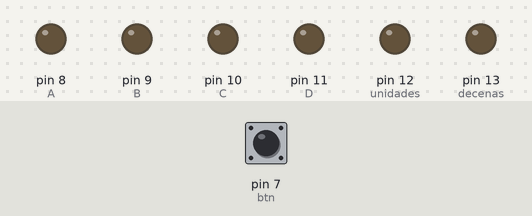
The sketch below on a simulated Arduino Uno, built with avr-gcc and run on an emulated ATmega328P. Shown: output pins drawn as LEDs (lit = HIGH). The test bench sets the inputs (shaded band); at power-on: pin 7 (btn) HIGH.

Above: at 1.2 s.
1.3 s: pin 7 (btn) pulled LOW for 1 s
At 3.3 s:
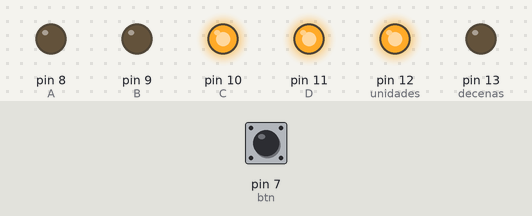
4.0 s: pin 7 (btn) pulled LOW for 0.15 s
At 4.9 s:
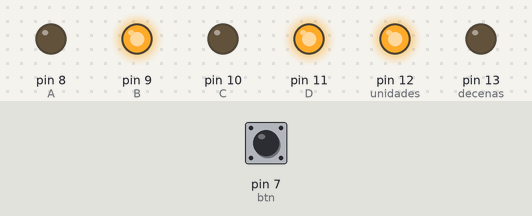
6.1 s: pin 7 (btn) pulled LOW for 0.15 s
At 7.7 s:
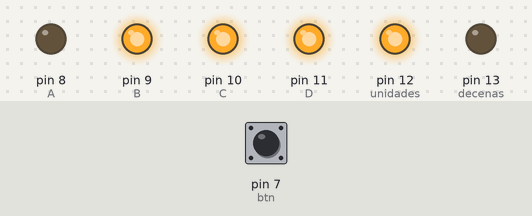
8.2 s: pin 7 (btn) pulled LOW for 3.2 s
At 12.6 s:
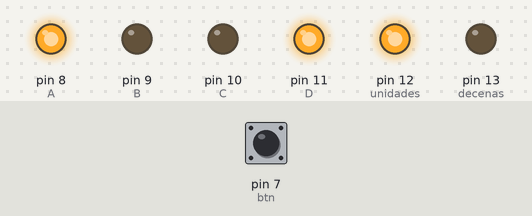
12.9 s: pin 7 (btn) pulled LOW for 1 s
At 13.5 s:
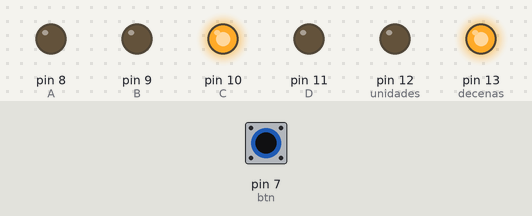
15.4 s: pin 7 (btn) pulled LOW for 3.2 s
At 17.8 s:
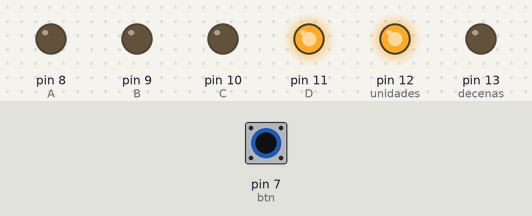
Timing chart, 0 to 19.9 s (numbered marks = the images above; inputs shaded):
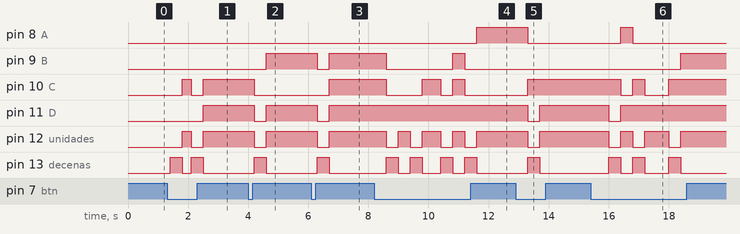

Measured:
- after the input at 1.3 s, pin 10 (C), pin 12 (unidades): LOW → HIGH after 0.50 s, → LOW 0.30 s later, → HIGH 0.40 s later; pin 11 (D): LOW → HIGH after 1.2 s; pin 13 (decenas): alternates HIGH for 0.40 s and LOW for 0.30 s, 4 changes in all, then stays LOW, starting after 0.10 s
- after the input at 4.0 s, pin 9 (B): LOW → HIGH after 0.60 s; pin 10 (C): HIGH → LOW after 0.20 s; pin 11 (D), pin 12 (unidades): HIGH → LOW after 0.20 s, → HIGH 0.40 s later; pin 13 (decenas): LOW → HIGH after 0.20 s, → LOW 0.40 s later
- after the input at 6.1 s, pin 9 (B), pin 11 (D), pin 12 (unidades): HIGH → LOW after 0.20 s, → HIGH 0.40 s later; pin 10 (C): LOW → HIGH after 0.60 s; pin 13 (decenas): LOW → HIGH after 0.20 s, → LOW 0.40 s later
- after the input at 8.2 s, pin 8 (A): LOW → HIGH after 3.4 s; pin 9 (B): HIGH → LOW after 0.40 s, → HIGH 2.2 s later, → LOW 0.40 s later
- after the input at 12.9 s, pin 8 (A): HIGH → LOW after 0.40 s; pin 10 (C): LOW → HIGH after 0.40 s; pin 11 (D), pin 12 (unidades): HIGH → LOW after 0.40 s, → HIGH 0.40 s later; pin 13 (decenas): LOW → HIGH after 0.40 s, → LOW 0.40 s later
- after the input at 15.4 s, pin 8 (A): LOW → HIGH after 1.0 s, → LOW 0.40 s later; pin 9 (B): LOW → HIGH after 3.0 s

The sketch:

Tarea4NogalesCamilo.ino
```cpp
/*
 *  CAPITULO 2: PUERTOS DIGITALES
 *  CODIGO DE MANEJO DE DISPLAY 7-SEG
 *  OBJETIVO: Representar los numeros del 0 al 9
 *  FUNCIONES:
 *          pinMode(pin,MODO), MODO---> INPUT/OUTPUT
 *          digitalWrite(pin,ESTADO), ESTADO---> HIGH/LOW
 *          delay(ms), ms---> tiempo en milisegundos
 *  Realizado por: Camilo Nogales Romero
 *  Contacto: jcnogalesr@utn.edu.ec
 */


//const int vectorled [6] = {8,9,10,11,12,13};
const int D=11; //bit mas significativo
const int C=10;
const int B=9;
const int A=8;//bit menos significativo
const int decenas=13;
const int unidades=12;
const int btn=7;
int i=0,dec,uni,l=0,m=0,n=2;
void setup() {
  // put your setup code here, to run once:
pinMode(D,OUTPUT);
pinMode(C,OUTPUT);
pinMode(B,OUTPUT);
pinMode(A,OUTPUT);
pinMode(decenas,OUTPUT);
pinMode(unidades,OUTPUT);
pinMode(btn,INPUT);
}

void loop() {
  // put your main code here, to run repeatedly:
if(digitalRead(btn)==LOW){
  delay(100);
    if (i<100){
      l = 1;
      for (m = 2; m < n; m++) {
        if (n % m == 0) {
                l = 0;
                break;
            }
        }
    }
    if (l==1) {
    //variable que almacena para la impresion es n
    dec=n/10; //  15/10->1.5-> 1
    uni=n-(dec*10); //  15-(10)=5
    digitalWrite(decenas,HIGH);
    digitalWrite(unidades,LOW);
    //imprimir valor decenas
    segmentos(dec);
    delay(400);
    digitalWrite(decenas,LOW);
    digitalWrite(unidades,HIGH);
    //imprimir valor unidades
    segmentos(uni);
    delay(200);
    i++;
        }
    n++;
    if(n>=100){
    n=2;}
}

}

void segmentos (int j){
  switch(j){
      case 0:
        digitalWrite(D,LOW);
        digitalWrite(C,LOW);
        digitalWrite(B,LOW);
        digitalWrite(A,LOW);
        break;

      case 1:
        digitalWrite(D,HIGH);
        digitalWrite(C,LOW);
        digitalWrite(B,LOW);
        digitalWrite(A,LOW);
        break;

      case 2:
        digitalWrite(D,LOW);
        digitalWrite(C,HIGH);
        digitalWrite(B,LOW);
        digitalWrite(A,LOW);
        break;

      case 3:
        digitalWrite(D,HIGH);
        digitalWrite(C,HIGH);
        digitalWrite(B,LOW);
        digitalWrite(A,LOW);
        break;

      case 4:
        digitalWrite(D,LOW);
        digitalWrite(C,LOW);
        digitalWrite(B,HIGH);
        digitalWrite(A,LOW);
        break;

      case 5:
        digitalWrite(D,HIGH);
        digitalWrite(C,LOW);
        digitalWrite(B,HIGH);
        digitalWrite(A,LOW);
        break;

      case 6:
        digitalWrite(D,LOW);
        digitalWrite(C,HIGH);
        digitalWrite(B,HIGH);
        digitalWrite(A,LOW);
        break;

      case 7:
        digitalWrite(D,HIGH);
        digitalWrite(C,HIGH);
        digitalWrite(B,HIGH);
        digitalWrite(A,LOW);
        break;

      case 8:
        digitalWrite(D,LOW);
        digitalWrite(C,LOW);
        digitalWrite(B,LOW);
        digitalWrite(A,HIGH);
        break;

      case 9:
        digitalWrite(D,HIGH);
        digitalWrite(C,LOW);
        digitalWrite(B,LOW);
        digitalWrite(A,HIGH);
        break;
  }


}
```
